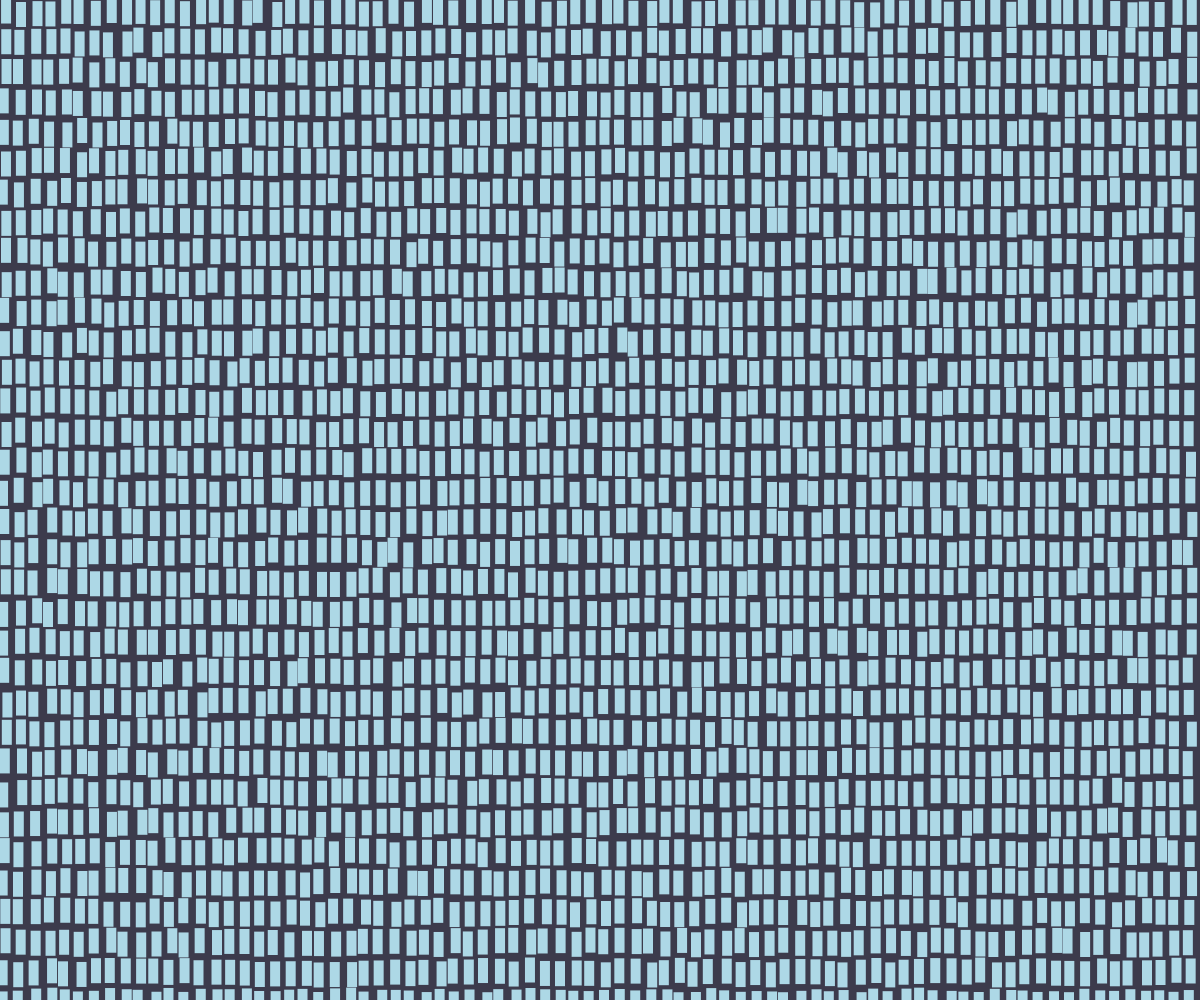
Frame 1 (no input)
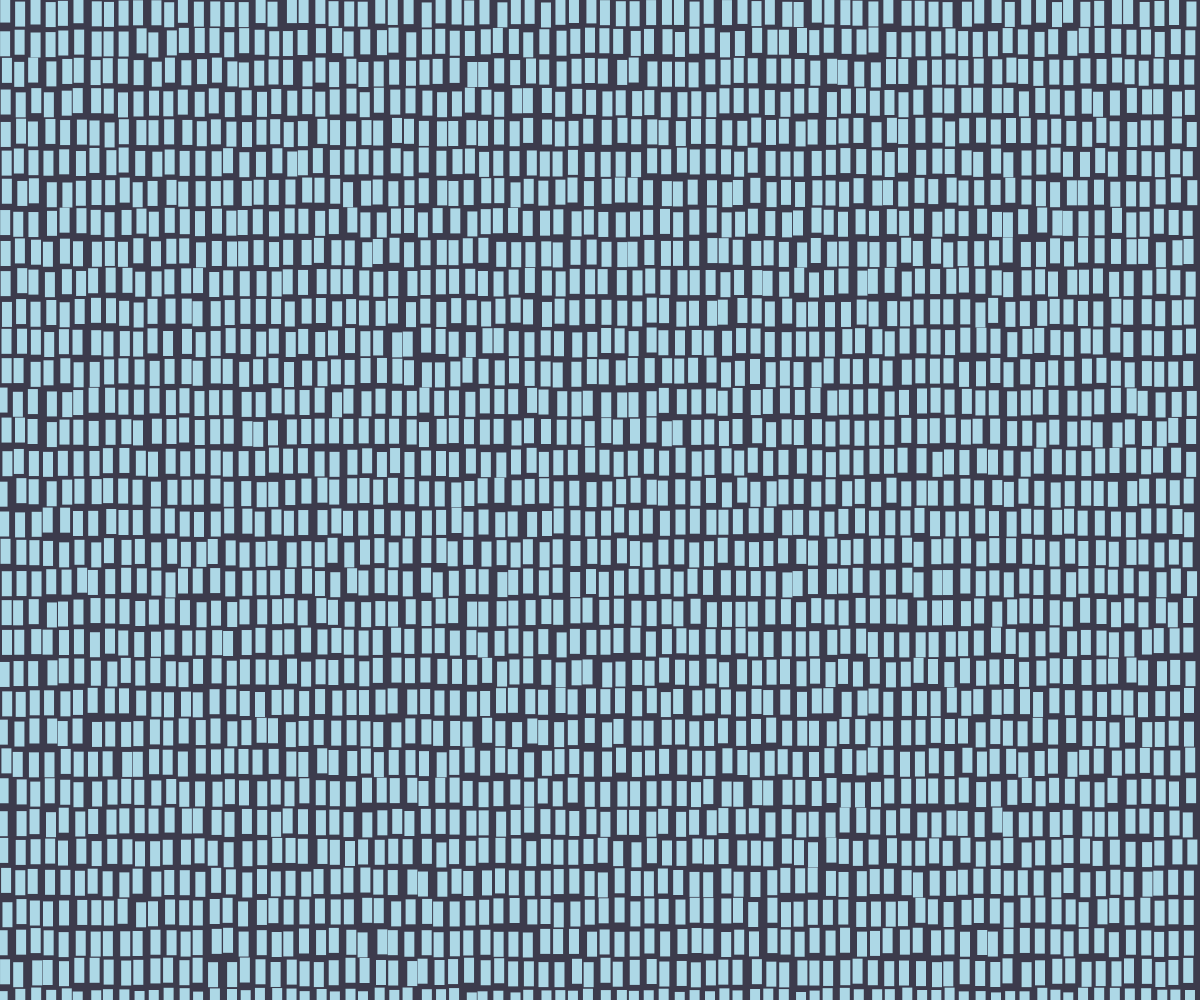
Frame 2 (the mouse pressed at the canvas centre, redrawn once)

The p5.js sketch that drew these frames (run headless with seeded random() and noise() and a simulated clock; the mouse was pressed at the canvas centre and the sketch redrawn once):

// p5.js sketch
// ── sketch.js
function setup() {
  createCanvas(windowWidth, windowHeight);
  noLoop(); //evitare loop 
}

function draw() {
  background("#3c3b4c");

  fill("lightblue");
  noStroke(); 
  let altezza=25;
  let vGutter=5;
  let larghezza=10;
  let hGutter= 5;
  // colonne = larghezza schermo / (larghezza rett + gutter orizzontale)
  let colums = windowWidth/(10+5);
  // colonne = altezza schermo / (altezza rett + gutter verticale)
  let rows = windowHeight/(altezza+vGutter);
  
  for (i =0; i < colums; i++){
    for (r=0; r < rows; r++) {
      //i è 0, 1, 2 ... così ho prima giro 0, poi 15, poi 30, poi 45, poi 60...
      //posizione x
      let xPos= i*(larghezza+hGutter) + random(-2.5, 2.5);
      //posizione y
      let yPos= r*(altezza+vGutter) + random(-2.5, 2.5);
      rect(xPos, yPos, larghezza, altezza);
    }
  }
  //se allargo pagina e ricarico crea i rettangolini mancanti
  
}
